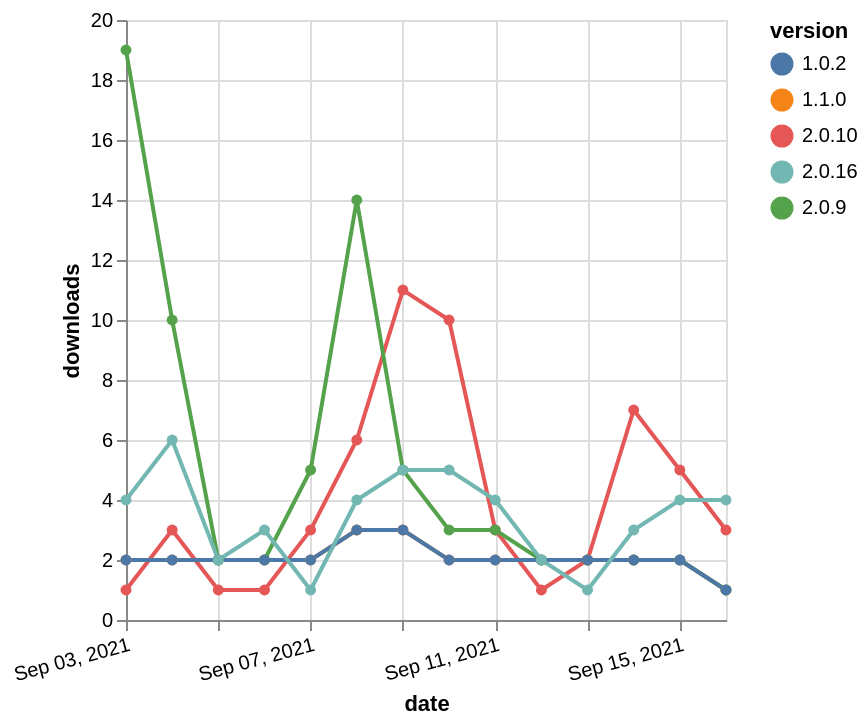

Vega-Lite specification stored for this chart:
### Vega-Lite specification from a JSON file in a GitHub repository (floating-point values rounded to 4 significant figures)
{"$schema": "https://vega.github.io/schema/vega-lite/v5.json", "description": "A simple bar chart with embedded data.", "data": {"values": [{"date": "2021-09-03", "total": 2736, "delta": 2, "version": "1.1.0"}, {"date": "2021-09-04", "total": 2738, "delta": 2, "version": "1.1.0"}, {"date": "2021-09-05", "total": 2740, "delta": 2, "version": "1.1.0"}, {"date": "2021-09-06", "total": 2742, "delta": 2, "version": "1.1.0"}, {"date": "2021-09-07", "total": 2744, "delta": 2, "version": "1.1.0"}, {"date": "2021-09-08", "total": 2747, "delta": 3, "version": "1.1.0"}, {"date": "2021-09-09", "total": 2750, "delta": 3, "version": "1.1.0"}, {"date": "2021-09-10", "total": 2752, "delta": 2, "version": "1.1.0"}, {"date": "2021-09-11", "total": 2754, "delta": 2, "version": "1.1.0"}, {"date": "2021-09-12", "total": 2756, "delta": 2, "version": "1.1.0"}, {"date": "2021-09-13", "total": 2758, "delta": 2, "version": "1.1.0"}, {"date": "2021-09-14", "total": 2760, "delta": 2, "version": "1.1.0"}, {"date": "2021-09-15", "total": 2762, "delta": 2, "version": "1.1.0"}, {"date": "2021-09-16", "total": 2763, "delta": 1, "version": "1.1.0"}, {"date": "2021-09-03", "total": 607, "delta": 1, "version": "2.0.10"}, {"date": "2021-09-04", "total": 610, "delta": 3, "version": "2.0.10"}, {"date": "2021-09-05", "total": 611, "delta": 1, "version": "2.0.10"}, {"date": "2021-09-06", "total": 612, "delta": 1, "version": "2.0.10"}, {"date": "2021-09-07", "total": 615, "delta": 3, "version": "2.0.10"}, {"date": "2021-09-08", "total": 621, "delta": 6, "version": "2.0.10"}, {"date": "2021-09-09", "total": 632, "delta": 11, "version": "2.0.10"}, {"date": "2021-09-10", "total": 642, "delta": 10, "version": "2.0.10"}, {"date": "2021-09-11", "total": 645, "delta": 3, "version": "2.0.10"}, {"date": "2021-09-12", "total": 646, "delta": 1, "version": "2.0.10"}, {"date": "2021-09-13", "total": 648, "delta": 2, "version": "2.0.10"}, {"date": "2021-09-14", "total": 655, "delta": 7, "version": "2.0.10"}, {"date": "2021-09-15", "total": 660, "delta": 5, "version": "2.0.10"}, {"date": "2021-09-16", "total": 663, "delta": 3, "version": "2.0.10"}, {"date": "2021-09-03", "total": 3528, "delta": 19, "version": "2.0.9"}, {"date": "2021-09-04", "total": 3538, "delta": 10, "version": "2.0.9"}, {"date": "2021-09-05", "total": 3540, "delta": 2, "version": "2.0.9"}, {"date": "2021-09-06", "total": 3542, "delta": 2, "version": "2.0.9"}, {"date": "2021-09-07", "total": 3547, "delta": 5, "version": "2.0.9"}, {"date": "2021-09-08", "total": 3561, "delta": 14, "version": "2.0.9"}, {"date": "2021-09-09", "total": 3566, "delta": 5, "version": "2.0.9"}, {"date": "2021-09-10", "total": 3569, "delta": 3, "version": "2.0.9"}, {"date": "2021-09-11", "total": 3572, "delta": 3, "version": "2.0.9"}, {"date": "2021-09-12", "total": 3574, "delta": 2, "version": "2.0.9"}, {"date": "2021-09-13", "total": 3576, "delta": 2, "version": "2.0.9"}, {"date": "2021-09-14", "total": 3578, "delta": 2, "version": "2.0.9"}, {"date": "2021-09-15", "total": 3580, "delta": 2, "version": "2.0.9"}, {"date": "2021-09-16", "total": 3581, "delta": 1, "version": "2.0.9"}, {"date": "2021-09-03", "total": 2504, "delta": 2, "version": "1.0.2"}, {"date": "2021-09-04", "total": 2506, "delta": 2, "version": "1.0.2"}, {"date": "2021-09-05", "total": 2508, "delta": 2, "version": "1.0.2"}, {"date": "2021-09-06", "total": 2510, "delta": 2, "version": "1.0.2"}, {"date": "2021-09-07", "total": 2512, "delta": 2, "version": "1.0.2"}, {"date": "2021-09-08", "total": 2515, "delta": 3, "version": "1.0.2"}, {"date": "2021-09-09", "total": 2518, "delta": 3, "version": "1.0.2"}, {"date": "2021-09-10", "total": 2520, "delta": 2, "version": "1.0.2"}, {"date": "2021-09-11", "total": 2522, "delta": 2, "version": "1.0.2"}, {"date": "2021-09-12", "total": 2524, "delta": 2, "version": "1.0.2"}, {"date": "2021-09-13", "total": 2526, "delta": 2, "version": "1.0.2"}, {"date": "2021-09-14", "total": 2528, "delta": 2, "version": "1.0.2"}, {"date": "2021-09-15", "total": 2530, "delta": 2, "version": "1.0.2"}, {"date": "2021-09-16", "total": 2531, "delta": 1, "version": "1.0.2"}, {"date": "2021-09-03", "total": 2564, "delta": 4, "version": "2.0.16"}, {"date": "2021-09-04", "total": 2570, "delta": 6, "version": "2.0.16"}, {"date": "2021-09-05", "total": 2572, "delta": 2, "version": "2.0.16"}, {"date": "2021-09-06", "total": 2575, "delta": 3, "version": "2.0.16"}, {"date": "2021-09-07", "total": 2576, "delta": 1, "version": "2.0.16"}, {"date": "2021-09-08", "total": 2580, "delta": 4, "version": "2.0.16"}, {"date": "2021-09-09", "total": 2585, "delta": 5, "version": "2.0.16"}, {"date": "2021-09-10", "total": 2590, "delta": 5, "version": "2.0.16"}, {"date": "2021-09-11", "total": 2594, "delta": 4, "version": "2.0.16"}, {"date": "2021-09-12", "total": 2596, "delta": 2, "version": "2.0.16"}, {"date": "2021-09-13", "total": 2597, "delta": 1, "version": "2.0.16"}, {"date": "2021-09-14", "total": 2600, "delta": 3, "version": "2.0.16"}, {"date": "2021-09-15", "total": 2604, "delta": 4, "version": "2.0.16"}, {"date": "2021-09-16", "total": 2608, "delta": 4, "version": "2.0.16"}]}, "width": "container", "mark": {"type": "line", "point": {"filled": true}}, "encoding": {"x": {"field": "date", "type": "temporal", "timeUnit": "yearmonthdate", "title": "date", "axis": {"labelAngle": -15}}, "y": {"field": "delta", "type": "quantitative", "title": "downloads"}, "color": {"field": "version", "type": "nominal"}, "tooltip": {"field": "delta"}}}
